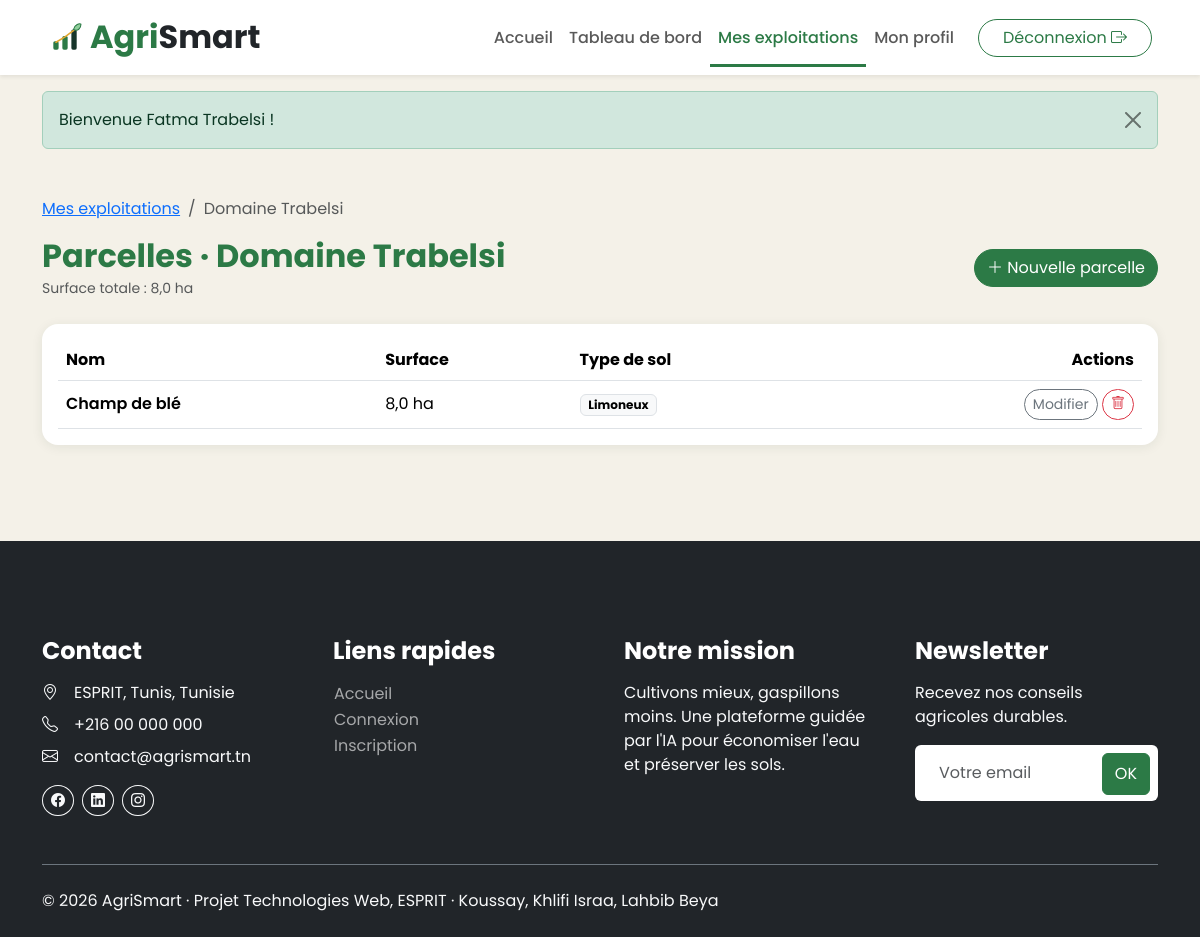
Page /frontoffice/index.php?page=parcelles&exploitation=3 (signed in) on the committed database.
### tables this page shows
CREATE TABLE exploitation (
    id              INT AUTO_INCREMENT PRIMARY KEY,
    agriculteur_id  INT NOT NULL,
    nom             VARCHAR(100) NOT NULL,
    localisation    VARCHAR(150) NOT NULL,
    created_at      TIMESTAMP DEFAULT CURRENT_TIMESTAMP,
    CONSTRAINT fk_exploitation_user FOREIGN KEY (agriculteur_id) REFERENCES utilisateur(id) ON DELETE CASCADE
);

CREATE TABLE parcelle (
    id               INT AUTO_INCREMENT PRIMARY KEY,
    exploitation_id  INT NOT NULL,
    nom              VARCHAR(100) NOT NULL,
    surface          DECIMAL(8,2) NOT NULL,                  
    type_sol         ENUM('Argileux','Sablonneux','Limoneux','Calcaire') NOT NULL,
    CONSTRAINT fk_parcelle_exploitation FOREIGN KEY (exploitation_id) REFERENCES exploitation(id) ON DELETE CASCADE
);

### frontoffice/controllers/Controller.php (called while the page is built, shortened)
<?php
abstract class Controller
{
    protected function render(string $view, array $data = []): void
    {
        extract($data, EXTR_SKIP);
        require __DIR__ . '/../views/' . $view . '.php';
    }
    protected function requireLogin(): Agriculteur
    {
        $user = users()->requireRole(Utilisateur::ROLE_AGRICULTEUR);
        return $user;
    }
}

### frontoffice/controllers/ParcelleController.php (called while the page is built, shortened)
<?php
require_once __DIR__ . '/../../config/database.php';
require_once __DIR__ . '/ExploitationController.php';
class ParcelleController extends Controller
{
    private ExploitationController $exploitations;
    public function __construct()
    {
        $this->exploitations = new ExploitationController();
    }
    public function index(): void
    {
        $user = $this->requireLogin();
        $exploitation = $this->ownedExploitation((int) ($_GET['exploitation'] ?? 0), $user);
        $this->render('parcelles', compact('exploitation'));
    }
    private function ownedExploitation(int $id, Agriculteur $user): Exploitation
    {
        $ex = $id ? $this->exploitations->findOwned($id, $user->getId()) : null;
        return $ex;
    }
}

### frontoffice/index.php (called while the page is built, shortened)
<?php
require_once __DIR__ . '/../core/helpers.php';
require_once __DIR__ . '/../controllers/UserController.php';
require_once __DIR__ . '/helpers.php';
require_once __DIR__ . '/controllers/Controller.php';
$routes = [
    'home'              => ['HomeController',         'index'],
    'login'             => ['AuthController',         'login'],
    'register'          => ['AuthController',         'register'],
    'logout'            => ['AuthController',         'logout'],
    'dashboard'         => ['DashboardController',    'index'],
    'profile'           => ['ProfileController',      'index'],
    'profile-password'  => ['ProfileController',      'password'],
    'profile-delete'    => ['ProfileController',      'delete'],
    'exploitations'     => ['ExploitationController', 'index'],
    'exploitation-form' => ['ExploitationController', 'form'],
    'exploitation-delete' => ['ExploitationController', 'delete'],
    'parcelles'         => ['ParcelleController',     'index'],
    'parcelle-form'     => ['ParcelleController',     'form'],
    'parcelle-delete'   => ['ParcelleController',     'delete'],
];
$page = (string) ($_GET['page'] ?? 'home');
[$class, $method] = $routes[$page];
(new $class())->$method();

### core/helpers.php (called while the page is built, shortened)
<?php
function url(string $page, array $params = []): string
{
    return 'index.php?' . http_build_query(['page' => $page] + $params);
}

### config/database.php (called while the page is built, shortened)
<?php
class Database
{
    private static ?PDO $pdo = null;
    public static function getConnexion(): PDO
    {
        if (self::$pdo === null) {
            $config = require __DIR__ . '/config.php';
            $db = $config['db'];
            $dsn = sprintf('mysql:host=%s;port=%d;dbname=%s;charset=%s', $db['host'], $db['port'], $db['name'], $db['charset']);
            try {
                self::$pdo = new PDO($dsn, $db['user'], $db['pass'], [
                    PDO::ATTR_ERRMODE            => PDO::ERRMODE_EXCEPTION,
                    PDO::ATTR_DEFAULT_FETCH_MODE => PDO::FETCH_ASSOC,
                    PDO::ATTR_EMULATE_PREPARES   => false,
                ]);
            } catch (PDOException $e) {
                error_log('AgriSmart DB: ' . $e->getMessage());
                http_response_code(500);
                die(!empty($config['debug'])
                    ? 'Erreur base de données : ' . htmlspecialchars($e->getMessage(), ENT_QUOTES, 'UTF-8')
                    : 'Service temporairement indisponible (connexion à la base de données impossible).');
            }
        }
        return self::$pdo;
    }
}

### config/config.php (called while the page is built, shortened)
<?php
$config = [
    'db' => [
        'host'    => 'localhost',
        'port'    => 3306,
        'name'    => 'agrismart',
        'user'    => 'root',
        'pass'    => '',
        'charset' => 'utf8mb4',
    ],
    'debug'            => false,
    'session_lifetime' => 1800,
    'max_login_tries'  => 5,
    'lockout_minutes'  => 5,
];
$local = __DIR__ . '/config.local.php';
return $config;

### frontoffice/helpers.php (called while the page is built, shortened)
<?php
function users(): UserController
{
    static $controller = null;
    if ($controller === null) {
        $controller = new UserController();
    }
    return $controller;
}

### controllers/UserController.php (called while the page is built, shortened)
<?php
require_once __DIR__ . '/../config/database.php';
class UserController
{
    private PDO $db;
    private ?Utilisateur $current = null;
    private bool $currentLoaded = false;
    public function __construct()
    {
        $this->db = Database::getConnexion();
        $this->config = require __DIR__ . '/../config/config.php';
    }
    public static function isAuthenticated(): bool
    {
        return !empty($_SESSION['user_id']);
    }
    public function currentUser(): ?Utilisateur
    {
        if (!$this->currentLoaded) {
            $this->currentLoaded = true;
            $this->current = $this->findById((int) $_SESSION['user_id']);
        }
        return $this->current;
    }
    public function requireAuth(): Utilisateur
    {
        $user = $this->currentUser();
        return $user;
    }
    public function requireRole(string $role): Utilisateur
    {
        $user = $this->requireAuth();
        return $user;
    }
    public function findById(int $id): ?Utilisateur
    {
        $stmt = $this->db->prepare('SELECT * FROM utilisateur WHERE id = :id LIMIT 1');
        $stmt->execute(['id' => $id]);
        $row = $stmt->fetch();
        return $row ? Utilisateur::fromArray($row) : null;
    }
}

### models/Utilisateur.php (called while the page is built, shortened)
<?php
class Utilisateur
{
    protected int $id = 0;
    protected bool $actif = true;
    public function getId(): int { return $this->id; }
    public function isActif(): bool { return $this->actif; }
    public function setId(int $id): void { $this->id = $id; }
    public function setActif(bool $actif): void { $this->actif = $actif; }
    public static function fromArray(array $r): Utilisateur
    {
        $u = ($r['role'] ?? '') === self::ROLE_ADMIN ? new Administrateur() : new Agriculteur();
        $u->setId((int) ($r['id'] ?? 0));
        $u->setNom((string) ($r['nom'] ?? ''));
        $u->setEmail((string) ($r['email'] ?? ''));
        $u->setMotDePasse((string) ($r['mot_de_passe'] ?? ''));
        $u->setActif((bool) ($r['actif'] ?? 1));
        $u->setDerniereConnexion($r['derniere_connexion'] ?? null);
        $u->setCreatedAt((string) ($r['created_at'] ?? ''));
        if ($u instanceof Agriculteur) {
            $u->setTelephone((string) ($r['telephone'] ?? ''));
            $u->setAdresse((string) ($r['adresse'] ?? ''));
            $u->setRegion((string) ($r['region'] ?? ''));
        } elseif ($u instanceof Administrateur) {
            $u->setNiveauAcces((int) ($r['niveau_acces'] ?? 1));
        }
        return $u;
    }
}

### models/Agriculteur.php (called while the page is built, shortened)
<?php
class Agriculteur extends Utilisateur
{
    public function getRole(): string { return self::ROLE_AGRICULTEUR; }
}

### frontoffice/controllers/ExploitationController.php (called while the page is built, shortened)
<?php
require_once __DIR__ . '/../../config/database.php';
class ExploitationController extends Controller
{
    private PDO $db;
    public function __construct()
    {
        $this->db = Database::getConnexion();
    }
    public function findOwned(int $id, int $agriculteurId): ?Exploitation
    {
        $stmt = $this->db->prepare('SELECT * FROM exploitation WHERE id = :id AND agriculteur_id = :a LIMIT 1');
        $stmt->execute(['id' => $id, 'a' => $agriculteurId]);
        $row = $stmt->fetch();
        $x = Exploitation::fromArray($row);
        $list = [$x];
        $this->attachParcelles($list);
        return $x;
    }
    private function attachParcelles(array $list): void
    {
        $ids = array_map(fn(Exploitation $x) => $x->getId(), $list);
        $marks = implode(',', array_fill(0, count($ids), '?'));
        $stmt = $this->db->prepare('SELECT * FROM parcelle WHERE exploitation_id IN (' . $marks . ') ORDER BY id ASC');
        $stmt->execute($ids);
        $byExploitation = [];
        foreach ($stmt->fetchAll() as $row) {
            $byExploitation[(int) $row['exploitation_id']][] = Parcelle::fromArray($row);
        }
    }
}

### models/Exploitation.php (called while the page is built, shortened)
<?php
class Exploitation
{
    private int $id = 0;
    public function getId(): int { return $this->id; }
    public function setId(int $id): void { $this->id = $id; }
    public static function fromArray(array $r): self
    {
        $x = new self();
        $x->setId((int) ($r['id'] ?? 0));
        $x->setAgriculteurId((int) ($r['agriculteur_id'] ?? 0));
        $x->setNom((string) ($r['nom'] ?? ''));
        $x->setLocalisation((string) ($r['localisation'] ?? ''));
        return $x;
    }
}

### models/Parcelle.php (called while the page is built, shortened)
<?php
class Parcelle
{
    public static function fromArray(array $r): self
    {
        $p = new self();
        $p->setId((int) ($r['id'] ?? 0));
        $p->setExploitationId((int) ($r['exploitation_id'] ?? 0));
        $p->setNom((string) ($r['nom'] ?? ''));
        $p->setSurface((float) ($r['surface'] ?? 0));
        $p->setTypeSol((string) ($r['type_sol'] ?? ''));
        return $p;
    }
}

### frontoffice/views/parcelles.php (the view, shortened to what this page needs)
<!DOCTYPE html>
<html lang="fr">
<head>
    <?php require_once __DIR__ . '/includes/head.php'; ?>
</head>
<body>
<?php require_once __DIR__ . '/includes/navbar.php'; ?>
<section class="container py-5">
    <nav aria-label="breadcrumb"><ol class="breadcrumb">
        <li class="breadcrumb-item"><a href="<?= url('exploitations') ?>">Mes exploitations</a></li>
        <li class="breadcrumb-item active" aria-current="page"><?= e($exploitation->getNom()) ?></li>
    </ol></nav>
    <div class="d-flex justify-content-between align-items-center mb-4">
        <div>
            <h2 class="text-primary mb-0">Parcelles · <?= e($exploitation->getNom()) ?></h2>
            <small class="text-muted">Surface totale : <?= number_format($exploitation->calculerSurface(), 1, ',', ' ') ?> ha</small>
        </div>
        <a href="<?= url('parcelle-form', ['exploitation' => $exploitation->getId()]) ?>" class="btn btn-primary rounded-pill"><i class="bi bi-plus-lg"></i> Nouvelle parcelle</a>
    </div>
    <?php if (!$exploitation->getParcelles()): ?>
        <div class="alert alert-info">Cette exploitation n'a pas encore de parcelle.</div>
    <?php else: ?>
        <div class="card p-3">
            <div class="table-responsive">
                <table class="table align-middle mb-0">
                    <thead><tr><th>Nom</th><th>Surface</th><th>Type de sol</th><th class="text-end">Actions</th></tr></thead>
                    <tbody>
                    <?php foreach ($exploitation->getParcelles() as $p): ?>
                        <tr>
                            <td class="fw-semibold"><?= e($p->getNom()) ?></td>
                            <td><?= number_format($p->getSurface(), 1, ',', ' ') ?> ha</td>
                            <td><span class="badge text-bg-light border"><?= e($p->getTypeSol()) ?></span></td>
                            <td class="text-end">
                                <a href="<?= url('parcelle-form', ['exploitation' => $exploitation->getId(), 'id' => $p->getId()]) ?>" class="btn btn-sm btn-outline-secondary rounded-pill">Modifier</a>
                                <form method="post" action="<?= url('parcelle-delete', ['exploitation' => $exploitation->getId()]) ?>" class="d-inline js-confirm" data-confirm="Supprimer la parcelle « <?= e($p->getNom()) ?> » ?">
                                    <button type="submit" class="btn btn-sm btn-outline-danger rounded-pill"><i class="bi bi-trash"></i></button>
                                </form>
                            </td>
                        </tr>
                    <?php endforeach; ?>
                    </tbody>
                </table>
            </div>
        </div>
    <?php endif; ?>
</section>
<?php require_once __DIR__ . '/includes/footer.php'; ?>
</body>
</html>

### frontoffice/css/agrismart.css (style rules this page uses)
:root { --as-leaf: #2C7A46; --as-forest: #17352A; --as-ochre: #E3A72F; --as-sand: #F4F1E8; --bs-primary: #2C7A46; --bs-primary-rgb: 44, 122, 70; --bs-link-color: #2C7A46; --bs-link-hover-color: #17352A; --bs-body-font-family: 'Poppins', system-ui, -apple-system, 'Segoe UI', sans-serif; }
body { background: var(--as-sand); color: #1f2a24; }
h1, h2, h3, h4, h5, h6 { font-weight: 700; }
.text-primary { color: var(--as-leaf) !important; }
.btn-primary { --bs-btn-bg: #2C7A46; --bs-btn-border-color: #2C7A46; --bs-btn-hover-bg: #17352A; --bs-btn-hover-border-color: #17352A; --bs-btn-active-bg: #17352A; --bs-btn-active-border-color: #17352A; }
.card { border: 0; border-radius: 16px; box-shadow: 0 2px 12px rgba(23, 53, 42, .08); }

### rows in the picture
exploitation: nom "Domaine Trabelsi"
parcelle: surface "8,0", nom "Champ de blé", type_sol "Limoneux"

### other values in the picture
$flash['msg'] "Bienvenue Fatma Trabelsi !"
